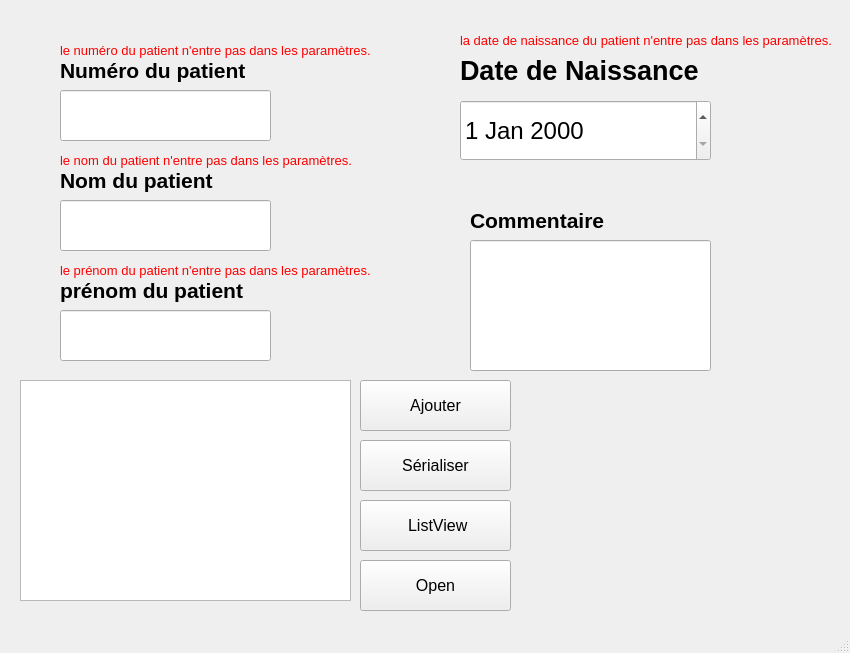
<?xml version="1.0" encoding="UTF-8"?>
<ui version="4.0">
 <class>MainWindow</class>
 <widget class="QMainWindow" name="MainWindow">
  <property name="geometry">
   <rect>
    <x>0</x>
    <y>0</y>
    <width>850</width>
    <height>653</height>
   </rect>
  </property>
  <property name="windowTitle">
   <string>MainWindow</string>
  </property>
  <widget class="QWidget" name="centralwidget">
   <widget class="QDateEdit" name="Date_Naissance_patient">
    <property name="geometry">
     <rect>
      <x>460</x>
      <y>100</y>
      <width>251</width>
      <height>61</height>
     </rect>
    </property>
    <property name="font">
     <font>
      <family>Arial</family>
      <pointsize>18</pointsize>
     </font>
    </property>
    <property name="minimumDateTime">
     <datetime>
      <hour>0</hour>
      <minute>0</minute>
      <second>0</second>
      <year>1900</year>
      <month>1</month>
      <day>1</day>
     </datetime>
    </property>
    <property name="maximumTime">
     <time>
      <hour>21</hour>
      <minute>59</minute>
      <second>59</second>
     </time>
    </property>
   </widget>
   <widget class="QLabel" name="label_dateNaiss">
    <property name="geometry">
     <rect>
      <x>460</x>
      <y>40</y>
      <width>251</width>
      <height>61</height>
     </rect>
    </property>
    <property name="font">
     <font>
      <family>Arial</family>
      <pointsize>20</pointsize>
      <weight>75</weight>
      <bold>true</bold>
     </font>
    </property>
    <property name="text">
     <string>Date de Naissance</string>
    </property>
   </widget>
   <widget class="QTextBrowser" name="affiche_de_patient">
    <property name="geometry">
     <rect>
      <x>20</x>
      <y>380</y>
      <width>331</width>
      <height>221</height>
     </rect>
    </property>
    <property name="font">
     <font>
      <family>Arial</family>
      <pointsize>12</pointsize>
     </font>
    </property>
   </widget>
   <widget class="QLineEdit" name="lbedit_numero_de_patient">
    <property name="geometry">
     <rect>
      <x>60</x>
      <y>90</y>
      <width>211</width>
      <height>51</height>
     </rect>
    </property>
    <property name="font">
     <font>
      <family>Arial</family>
      <pointsize>12</pointsize>
     </font>
    </property>
   </widget>
   <widget class="QLineEdit" name="lbedit_nom">
    <property name="geometry">
     <rect>
      <x>60</x>
      <y>200</y>
      <width>211</width>
      <height>51</height>
     </rect>
    </property>
    <property name="font">
     <font>
      <family>Arial</family>
      <pointsize>12</pointsize>
     </font>
    </property>
   </widget>
   <widget class="QLineEdit" name="lbedit_prenom">
    <property name="geometry">
     <rect>
      <x>60</x>
      <y>310</y>
      <width>211</width>
      <height>51</height>
     </rect>
    </property>
    <property name="font">
     <font>
      <family>Arial</family>
      <pointsize>12</pointsize>
     </font>
    </property>
   </widget>
   <widget class="QLabel" name="label_nbpatient">
    <property name="geometry">
     <rect>
      <x>60</x>
      <y>50</y>
      <width>251</width>
      <height>41</height>
     </rect>
    </property>
    <property name="font">
     <font>
      <family>Arial</family>
      <pointsize>16</pointsize>
      <weight>75</weight>
      <bold>true</bold>
     </font>
    </property>
    <property name="text">
     <string>Numéro du patient</string>
    </property>
   </widget>
   <widget class="QLabel" name="label_Nom_patient">
    <property name="geometry">
     <rect>
      <x>60</x>
      <y>160</y>
      <width>251</width>
      <height>41</height>
     </rect>
    </property>
    <property name="font">
     <font>
      <family>Arial</family>
      <pointsize>16</pointsize>
      <weight>75</weight>
      <bold>true</bold>
     </font>
    </property>
    <property name="text">
     <string>Nom du patient</string>
    </property>
   </widget>
   <widget class="QLabel" name="label_prenom_patient">
    <property name="geometry">
     <rect>
      <x>60</x>
      <y>270</y>
      <width>251</width>
      <height>41</height>
     </rect>
    </property>
    <property name="font">
     <font>
      <family>Arial</family>
      <pointsize>16</pointsize>
      <weight>75</weight>
      <bold>true</bold>
     </font>
    </property>
    <property name="text">
     <string>prénom du patient</string>
    </property>
   </widget>
   <widget class="QLabel" name="label_erreur_prenom_patient">
    <property name="geometry">
     <rect>
      <x>60</x>
      <y>260</y>
      <width>421</width>
      <height>21</height>
     </rect>
    </property>
    <property name="font">
     <font>
      <pointsize>10</pointsize>
     </font>
    </property>
    <property name="text">
     <string>&lt;html&gt;&lt;head/&gt;&lt;body&gt;&lt;p&gt;&lt;span style=&quot; color:#ff0000;&quot;&gt;le prénom du patient n'entre pas dans les paramètres.&lt;/span&gt;&lt;/p&gt;&lt;/body&gt;&lt;/html&gt;</string>
    </property>
   </widget>
   <widget class="QLabel" name="label_erreur_nom_patient">
    <property name="geometry">
     <rect>
      <x>60</x>
      <y>150</y>
      <width>421</width>
      <height>21</height>
     </rect>
    </property>
    <property name="font">
     <font>
      <pointsize>10</pointsize>
     </font>
    </property>
    <property name="text">
     <string>&lt;html&gt;&lt;head/&gt;&lt;body&gt;&lt;p&gt;&lt;span style=&quot; color:#ff0000;&quot;&gt;le nom du patient n'entre pas dans les paramètres.&lt;/span&gt;&lt;/p&gt;&lt;/body&gt;&lt;/html&gt;</string>
    </property>
   </widget>
   <widget class="QLabel" name="label_erreur_numero_patient">
    <property name="geometry">
     <rect>
      <x>60</x>
      <y>40</y>
      <width>421</width>
      <height>21</height>
     </rect>
    </property>
    <property name="font">
     <font>
      <pointsize>10</pointsize>
     </font>
    </property>
    <property name="text">
     <string>&lt;html&gt;&lt;head/&gt;&lt;body&gt;&lt;p&gt;&lt;span style=&quot; color:#ff0000;&quot;&gt;le numéro du patient n'entre pas dans les paramètres.&lt;/span&gt;&lt;/p&gt;&lt;/body&gt;&lt;/html&gt;</string>
    </property>
   </widget>
   <widget class="QPushButton" name="pushButton_ajouter">
    <property name="geometry">
     <rect>
      <x>360</x>
      <y>380</y>
      <width>151</width>
      <height>51</height>
     </rect>
    </property>
    <property name="font">
     <font>
      <pointsize>12</pointsize>
     </font>
    </property>
    <property name="text">
     <string>Ajouter</string>
    </property>
   </widget>
   <widget class="QPushButton" name="pushButton_serealiser">
    <property name="geometry">
     <rect>
      <x>360</x>
      <y>440</y>
      <width>151</width>
      <height>51</height>
     </rect>
    </property>
    <property name="font">
     <font>
      <pointsize>12</pointsize>
     </font>
    </property>
    <property name="text">
     <string>Sérialiser</string>
    </property>
   </widget>
   <widget class="QLabel" name="label_erreur_date_de_naissance_patient">
    <property name="geometry">
     <rect>
      <x>460</x>
      <y>30</y>
      <width>421</width>
      <height>21</height>
     </rect>
    </property>
    <property name="font">
     <font>
      <pointsize>10</pointsize>
     </font>
    </property>
    <property name="text">
     <string>&lt;html&gt;&lt;head/&gt;&lt;body&gt;&lt;p&gt;&lt;span style=&quot; color:#ff0000;&quot;&gt;la date de naissance du patient n'entre pas dans les paramètres.&lt;/span&gt;&lt;/p&gt;&lt;/body&gt;&lt;/html&gt;</string>
    </property>
   </widget>
   <widget class="QPushButton" name="pushButton_afficher_listview">
    <property name="geometry">
     <rect>
      <x>360</x>
      <y>500</y>
      <width>151</width>
      <height>51</height>
     </rect>
    </property>
    <property name="font">
     <font>
      <pointsize>12</pointsize>
     </font>
    </property>
    <property name="text">
     <string> ListView</string>
    </property>
   </widget>
   <widget class="QPushButton" name="pushButton_ouvrir_json">
    <property name="geometry">
     <rect>
      <x>360</x>
      <y>560</y>
      <width>151</width>
      <height>51</height>
     </rect>
    </property>
    <property name="font">
     <font>
      <pointsize>12</pointsize>
     </font>
    </property>
    <property name="text">
     <string>Open</string>
    </property>
   </widget>
   <widget class="QLineEdit" name="lbedit_commentaire">
    <property name="geometry">
     <rect>
      <x>470</x>
      <y>240</y>
      <width>241</width>
      <height>131</height>
     </rect>
    </property>
    <property name="font">
     <font>
      <family>Arial</family>
      <pointsize>12</pointsize>
     </font>
    </property>
   </widget>
   <widget class="QLabel" name="label_commentaire">
    <property name="geometry">
     <rect>
      <x>470</x>
      <y>200</y>
      <width>251</width>
      <height>41</height>
     </rect>
    </property>
    <property name="font">
     <font>
      <family>Arial</family>
      <pointsize>16</pointsize>
      <weight>75</weight>
      <bold>true</bold>
     </font>
    </property>
    <property name="text">
     <string>Commentaire</string>
    </property>
   </widget>
  </widget>
  <widget class="QMenuBar" name="menubar">
   <property name="geometry">
    <rect>
     <x>0</x>
     <y>0</y>
     <width>850</width>
     <height>21</height>
    </rect>
   </property>
  </widget>
  <widget class="QStatusBar" name="statusbar"/>
 </widget>
 <resources/>
 <connections/>
</ui>
